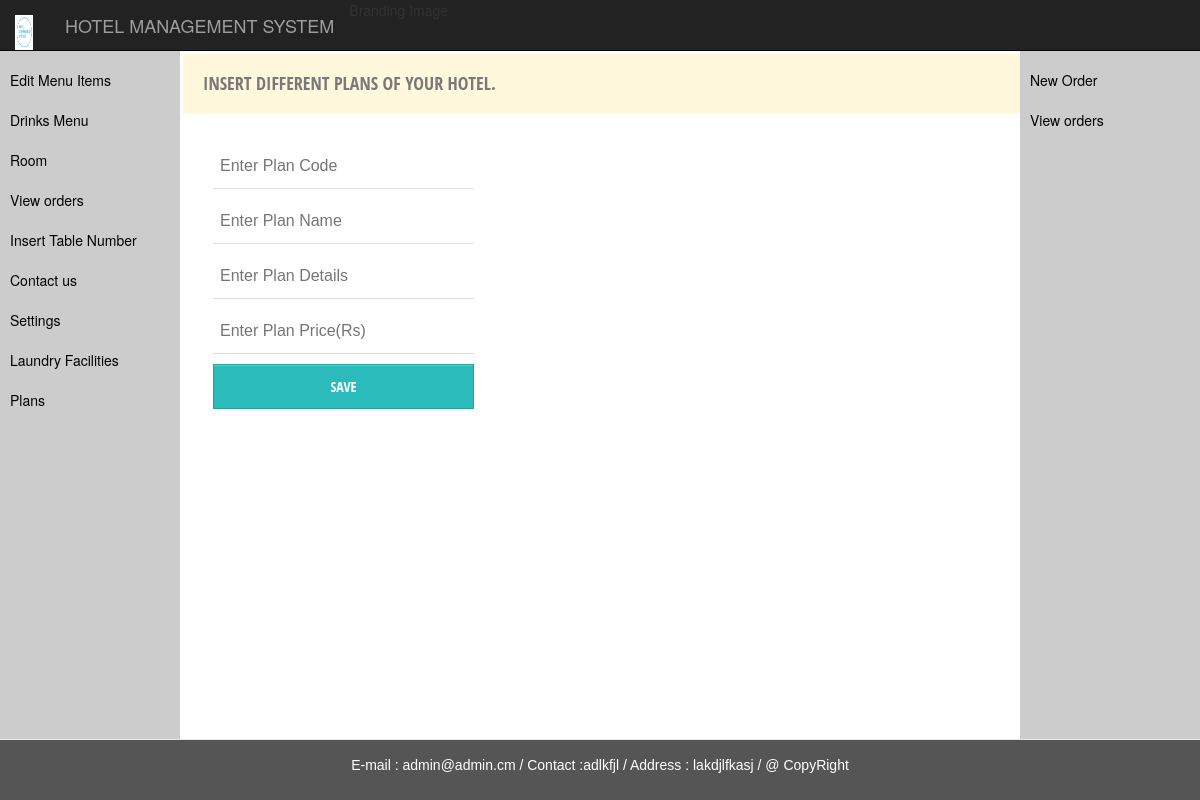
Page /plans.php on the earlier database version.
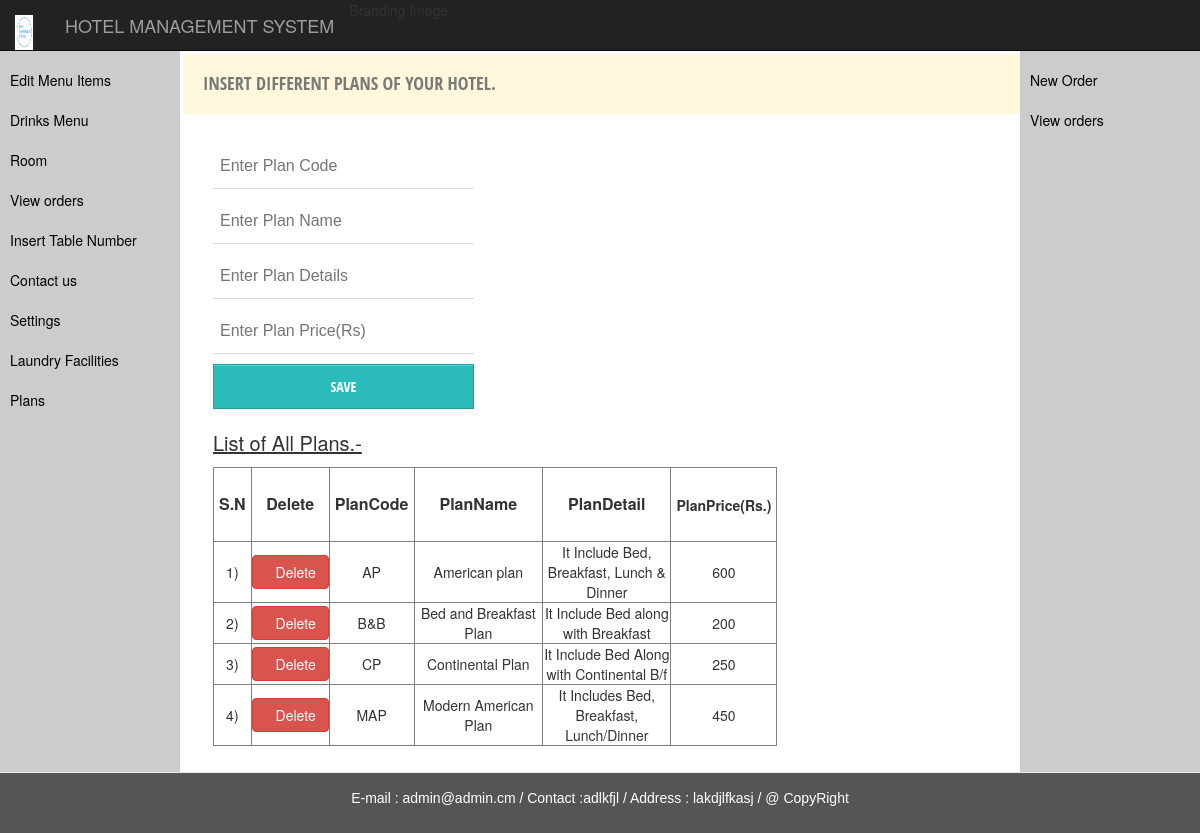
Same page on the later database version.
### tables this page shows
CREATE TABLE `tbl_general` (
  `genid` int(11) NOT NULL,
  `namehotel` varchar(200) NOT NULL,
  `emailhotel` varchar(150) NOT NULL,
  `contact` varchar(100) NOT NULL,
  `site` varchar(155) NOT NULL,
  `address` varchar(150) NOT NULL,
  `pan` varchar(150) NOT NULL,
  `vat` int(20) NOT NULL,
  `logopic` varchar(255) NOT NULL
);

CREATE TABLE `tbl_plan` (
  `planid` int(5) NOT NULL,
  `plancode` varchar(255) NOT NULL,
  `planname` varchar(255) NOT NULL,
  `plandetail` varchar(255) NOT NULL,
  `planprice` float NOT NULL
);

### plans.php (the view, shortened to what this page needs)
<?php
                         include("connect.php");
?>
<!DOCTYPE html>
<html>
<head>
	<link rel="stylesheet" href="bootstrap/bootstrap.min.css">
	 <link href="//netdna.bootstrapcdn.com/bootstrap/3.0.0/css/bootstrap-glyphicons.css" rel="stylesheet">
            <link rel ="stylesheet" type="text/css" href = "form.css" />
	<link rel="stylesheet" href="sidebar.css">
</head>
<body>
<nav class="navbar navbar-inverse navbar-fixed-top">
            <div class="container-fluid">
                <div class="navbar-header">
                  <?php
                                $sql = "select * from tbl_general";
              $result = $con->query($sql);
              $data = $result->fetch_array();
              $usr = $_GET['nme'];?>
                    <span class="navbar-brand" href="">
                       <img src="logo/<?php echo $data['logopic']; ?>" style="margin-bottom: 20px;" class="" width="50%" height="35px"  />
                    </span>
                    <a class="navbar-brand" href="adminpanel.php?nme=<?php echo $usr;?>">
                      <?php
							echo $data['namehotel'];
                	 ?>
                </div>
                <ul class="nav navbar-nav navbar-right">
                <li class="dropdown">
       	        <a href="#" class="glyphicon glyphicon-user">  <?php echo $usr ?></a>
				  </li>
				  </ul>
				  </div>
				  </nav>
               <nav class="navigation">
  			  <ul class="mainmenu">
 			  <li><a href="cuisinemenu.php?nme=<?php echo $usr;?>">Edit Menu Items</a>
      </li>
      <li><a href="drinkmenu.php?nme=<?php echo $usr;?>">Drinks Menu </a></li>
              <li><a href="">Room</a>
             </li>
             <li><a href="">View orders</a></li>
             <li><a href="table.php?nme=<?php echo $usr;?>">Insert Table Number</a></li>
             <li><a href="">Contact us </a></li>
             <li><a href="gensetting.php?nme=<?php echo $usr;?>" >Settings </a></li>
             <li><a href="laundry.php?nme=<?php echo $usr;?>" >Laundry Facilities </a></li>
             <li><a href="plans.php?nme=<?php echo $usr;?>" >Plans </a></li>
             </ul>
            </nav>
<div class="main col-xs-9 form-style-8" style=" margin-top: 7%; margin-left: 16.5%;  max-width: 900px; ">
<form action="dbplan.php?nme=<?php echo $usr;?>" method="post" >
<h2 style="background-color: #FFF8DC;"> Insert different plans of your hotel.</h2>
<div>
			<p>
      <input type="text" name="plancode" placeholder="Enter Plan Code"   autocomplete="on" autofocus="autofocus" required  />
      <input type="text" name="planname" placeholder="Enter Plan Name"   autocomplete="on" required  />
			<input type="text" name="plandetail" placeholder="Enter Plan Details"   autocomplete="on" required  />
      <input type="text" name="planprice" placeholder="Enter Plan Price(Rs)"  autocomplete="on" required  />
    </p>
						<p>
			<input type="submit" value="Save"  class="" name="btn_plan">
			</p>
</form>
<div>
<?php
$s="select * from tbl_plan";
$result=$con->query($s);
$num=$result->num_rows;
if($num>0)
{
  echo "<p style='font-size:20px ;text-decoration:underline; '>"."List of All Plans.-"."</p>";
  $n=1;
 ?>
  <table  border="1"; width="400"; style="text-align: center; margin-bottom: 10%;" >
<tr >
  <th style="text-align: center; padding: 5px; font-size: 16px;">S.N</th>
  <th style="text-align: center; padding: 10px; font-size: 16px;">Delete</th>
  <th style="text-align: center; padding: 5px; font-size: 16px;">PlanCode</th>
  <th style="text-align: center; padding: 25px; font-size: 16px;">PlanName</th>
  <th style="text-align: center; padding: 25px; font-size: 16px;">PlanDetail</th>
  <th style="text-align: center; padding: 5px; font-size: 16 px;">PlanPrice(Rs.)</th></tr>
<?php
while($data1 = $result->fetch_array()){
   echo "<tr><td>".$n. ")"."</td><td>" ?> <a class="btn btn-danger" href="?deleteplanid=<?php echo $data1['planid'];?>&nme=<?php echo $usr?>" onclick="return confirm('sure to delete ?')"><span class="glyphicon glyphicon-remove-circle"></span>Delete</a></td><td>
<?php
echo  $data1['plancode']."</td><td>";
echo $data1['planname']."</td><td style='width:10px;'>";
echo $data1['plandetail']."</td><td>";
echo $data1['planprice']."</td></tr>";
?><?php
$n++;
}
?>
</table >
<?php
}
?>
</div>
</div>
<nav class="n">
           <ul class="mainmenu">
           <li><a href="">New Order</a></li>
           <li><a href="">View orders</a>
           </li>
           </ul>
           </nav>
</body>
<?php include "footer.php"; ?>
</html>

### footer.php (shortened to what this page needs)
<!DOCTYPE html>
<html>
<head>
	  <link rel="stylesheet" href="bootstrap/bootstrap.min.css">
</head>
<body>
</body>
 <footer class="navbar navbar-default navbar-fixed-bottom" >
  <p > <?php echo "E-mail : ".$data['emailhotel']."  /  ";
    echo "Contact :".$data['contact']."   /  "; echo "Address : ".$data['address']."    /   ";?>  @ CopyRight</p>
</footer>
</html>

### form.css (style rules this page uses)
.form-style-8 h2 { background: #4D4D4D; text-transform: uppercase; font-family: 'Open Sans Condensed', sans-serif; color: #797979; font-size: 18px; font-weight: 100; padding: 20px; margin: -30px -30px 30px -30px; }
.form-style-8 input[type="text"], .form-style-8 input[type="date"], .form-style-8 input[type="datetime"], .form-style-8 input[type="email"], .form-style-8 input[type="number"], .form-style-8 input[type="search"], .form-style-8 input[type="time"], .form-style-8 input[type="url"], .form-style-8 input[type="submit"], .form-style-8 input[type="password"], .form-style-8 textarea, .form-style-8 select { box-sizing: border-box; -webkit-box-sizing: border-box; -moz-box-sizing: border-box; outline: none; display: block; width: 30%; padding: 7px; border: none; border-bottom: 1px solid #ddd; background: transparent; margin-bottom: 10px; font: 16px Arial, Helvetica, sans-serif; height: 45px; }
.form-style-8 input[type="button"], .form-style-8 input[type="submit"] { -moz-box-shadow: inset 0px 1px 0px 0px #45D6D6; -webkit-box-shadow: inset 0px 1px 0px 0px #45D6D6; box-shadow: inset 0px 1px 0px 0px #45D6D6; background-color: #2CBBBB; border: 1px solid #27A0A0; display: inline-block; cursor: pointer; color: #FFFFFF; font-family: 'Open Sans Condensed', sans-serif; font-size: 14px; padding: 8px 18px; text-decoration: none; text-transform: uppercase; }

### sidebar.css (style rules this page uses)
html, body { font-family: Arial, Helvetica, sans-serif; }
.navigation { padding-top: 5%; width: 15%; position: fixed; height: 100%; overflow: auto; background-color: #CCC; float:left; }
.n { padding-top: 5%; width: 15%; margin-left: 85%; float:right; position: fixed; height: 100%; overflow: auto; background-color: #CCC; }
.mainmenu { list-style: none; padding: 0; margin:0; }
.mainmenu a { display: block; background-color: #CCC; text-decoration: none; padding: 10px; color: #000; }

### plans.php (style rules this page uses)
.dropdown { position: relative; display: inline-block; }

### footer.php (style rules this page uses)
.navbar-fixed-bottom { background-color: #555; color: white; padding: 15px; text-align:center; font-family: 'Raleway', sans-serif; }

Differences in the rows shown:
added tbl_plan: plancode "AP", planname "American plan", plandetail "It Include Bed, Breakfast, Lunch & Dinner", planprice "600"
added tbl_plan: plancode "B&B", planname "Bed and Breakfast Plan", plandetail "It Include Bed along with Breakfast", planprice "200"
added tbl_plan: plancode "CP", planname "Continental Plan", plandetail "It Include Bed Along with Continental B/f", planprice "250"
added tbl_plan: plancode "MAP", planname "Modern American Plan", plandetail "It Includes Bed, Breakfast, Lunch/Dinner", planprice "450"
Other differences:
text now shown: "List of All Plans.- S.N Delete PlanCode PlanName PlanDetail PlanPrice(Rs.)"
